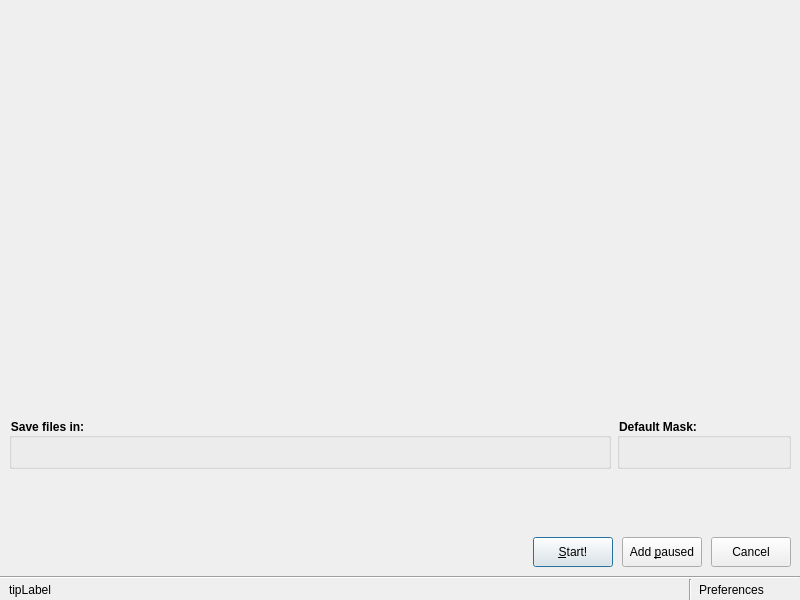
<?xml version="1.0" encoding="UTF-8"?>
<ui version="4.0">
 <class>WizardDialog</class>
 <widget class="QDialog" name="WizardDialog">
  <property name="geometry">
   <rect>
    <x>0</x>
    <y>0</y>
    <width>800</width>
    <height>600</height>
   </rect>
  </property>
  <property name="windowTitle">
   <string>DownZemAll - Make Your Selection</string>
  </property>
  <property name="styleSheet">
   <string notr="true">/* QGroupBox exposes the title as QString (even if internally its probably a QLabel) */
QGroupBox {
	font-weight: bold;
}</string>
  </property>
  <property name="modal">
   <bool>true</bool>
  </property>
  <layout class="QVBoxLayout" name="verticalLayout" stretch="0,0,0">
   <property name="spacing">
    <number>0</number>
   </property>
   <property name="leftMargin">
    <number>0</number>
   </property>
   <property name="topMargin">
    <number>0</number>
   </property>
   <property name="rightMargin">
    <number>0</number>
   </property>
   <property name="bottomMargin">
    <number>0</number>
   </property>
   <item>
    <layout class="QVBoxLayout" name="mainVerticalLayout" stretch="1,0,0,0,0">
     <property name="spacing">
      <number>6</number>
     </property>
     <property name="leftMargin">
      <number>9</number>
     </property>
     <property name="topMargin">
      <number>9</number>
     </property>
     <property name="rightMargin">
      <number>9</number>
     </property>
     <property name="bottomMargin">
      <number>9</number>
     </property>
     <item>
      <widget class="LinkWidget" name="linkWidget" native="true"/>
     </item>
     <item>
      <layout class="QHBoxLayout" name="horizontalLayout_2" stretch="1,0">
       <property name="spacing">
        <number>6</number>
       </property>
       <item>
        <widget class="QGroupBox" name="groupBox">
         <property name="title">
          <string>Save files in:</string>
         </property>
         <layout class="QVBoxLayout" name="verticalLayout_2">
          <item>
           <widget class="PathWidget" name="pathWidget" native="true">
            <property name="minimumSize">
             <size>
              <width>0</width>
              <height>10</height>
             </size>
            </property>
           </widget>
          </item>
         </layout>
        </widget>
       </item>
       <item>
        <widget class="QGroupBox" name="groupBox_2">
         <property name="title">
          <string>Default Mask:</string>
         </property>
         <layout class="QVBoxLayout" name="verticalLayout_3">
          <item>
           <widget class="MaskWidget" name="maskWidget" native="true">
            <property name="minimumSize">
             <size>
              <width>150</width>
              <height>10</height>
             </size>
            </property>
           </widget>
          </item>
         </layout>
        </widget>
       </item>
      </layout>
     </item>
     <item>
      <widget class="FilterWidget" name="filterWidget" native="true">
       <property name="minimumSize">
        <size>
         <width>0</width>
         <height>50</height>
        </size>
       </property>
      </widget>
     </item>
     <item>
      <widget class="QWidget" name="fastFilteringWidget" native="true"/>
     </item>
     <item>
      <layout class="QHBoxLayout" name="buttonBox" stretch="1,0,0,0">
       <property name="spacing">
        <number>9</number>
       </property>
       <item>
        <spacer name="horizontalSpacer">
         <property name="orientation">
          <enum>Qt::Horizontal</enum>
         </property>
         <property name="sizeHint" stdset="0">
          <size>
           <width>40</width>
           <height>20</height>
          </size>
         </property>
        </spacer>
       </item>
       <item>
        <widget class="QPushButton" name="startButton">
         <property name="minimumSize">
          <size>
           <width>0</width>
           <height>30</height>
          </size>
         </property>
         <property name="text">
          <string>&amp;Start!</string>
         </property>
         <property name="default">
          <bool>true</bool>
         </property>
        </widget>
       </item>
       <item>
        <widget class="QPushButton" name="addPausedButton">
         <property name="minimumSize">
          <size>
           <width>0</width>
           <height>30</height>
          </size>
         </property>
         <property name="text">
          <string>Add &amp;paused</string>
         </property>
        </widget>
       </item>
       <item>
        <widget class="QPushButton" name="cancelButton">
         <property name="minimumSize">
          <size>
           <width>0</width>
           <height>30</height>
          </size>
         </property>
         <property name="text">
          <string>Cancel</string>
         </property>
        </widget>
       </item>
      </layout>
     </item>
    </layout>
   </item>
   <item>
    <widget class="Line" name="line">
     <property name="orientation">
      <enum>Qt::Horizontal</enum>
     </property>
    </widget>
   </item>
   <item>
    <layout class="QHBoxLayout" name="horizontalLayout" stretch="1,0,0">
     <property name="spacing">
      <number>0</number>
     </property>
     <property name="leftMargin">
      <number>9</number>
     </property>
     <property name="rightMargin">
      <number>29</number>
     </property>
     <property name="bottomMargin">
      <number>0</number>
     </property>
     <item>
      <widget class="QLabel" name="tipLabel">
       <property name="text">
        <string>tipLabel</string>
       </property>
      </widget>
     </item>
     <item>
      <widget class="Line" name="line_2">
       <property name="orientation">
        <enum>Qt::Vertical</enum>
       </property>
      </widget>
     </item>
     <item>
      <widget class="QToolButton" name="preferenceButton">
       <property name="toolTip">
        <string>Preferences</string>
       </property>
       <property name="text">
        <string>Preferences</string>
       </property>
       <property name="icon">
        <iconset resource="../resources.qrc">
         <normaloff>:/icons/menu/button_preference_16x16.png</normaloff>:/icons/menu/button_preference_16x16.png</iconset>
       </property>
       <property name="toolButtonStyle">
        <enum>Qt::ToolButtonTextBesideIcon</enum>
       </property>
       <property name="autoRaise">
        <bool>true</bool>
       </property>
      </widget>
     </item>
    </layout>
   </item>
  </layout>
 </widget>
 <customwidgets>
  <customwidget>
   <class>PathWidget</class>
   <extends>QWidget</extends>
   <header>Widgets\PathWidget</header>
   <container>1</container>
  </customwidget>
  <customwidget>
   <class>MaskWidget</class>
   <extends>QWidget</extends>
   <header>Widgets\MaskWidget</header>
   <container>1</container>
  </customwidget>
  <customwidget>
   <class>LinkWidget</class>
   <extends>QWidget</extends>
   <header>Widgets/LinkWidget</header>
   <container>1</container>
  </customwidget>
  <customwidget>
   <class>FilterWidget</class>
   <extends>QWidget</extends>
   <header>Widgets/FilterWidget</header>
   <container>1</container>
  </customwidget>
 </customwidgets>
 <resources>
  <include location="../resources.qrc"/>
 </resources>
 <connections>
  <connection>
   <sender>startButton</sender>
   <signal>released()</signal>
   <receiver>WizardDialog</receiver>
   <slot>accept()</slot>
   <hints>
    <hint type="sourcelabel">
     <x>565</x>
     <y>548</y>
    </hint>
    <hint type="destinationlabel">
     <x>79</x>
     <y>571</y>
    </hint>
   </hints>
  </connection>
  <connection>
   <sender>addPausedButton</sender>
   <signal>released()</signal>
   <receiver>WizardDialog</receiver>
   <slot>acceptPaused()</slot>
   <hints>
    <hint type="sourcelabel">
     <x>685</x>
     <y>548</y>
    </hint>
    <hint type="destinationlabel">
     <x>644</x>
     <y>569</y>
    </hint>
   </hints>
  </connection>
  <connection>
   <sender>cancelButton</sender>
   <signal>released()</signal>
   <receiver>WizardDialog</receiver>
   <slot>reject()</slot>
   <hints>
    <hint type="sourcelabel">
     <x>764</x>
     <y>547</y>
    </hint>
    <hint type="destinationlabel">
     <x>762</x>
     <y>567</y>
    </hint>
   </hints>
  </connection>
 </connections>
 <slots>
  <slot>acceptPaused()</slot>
 </slots>
</ui>
